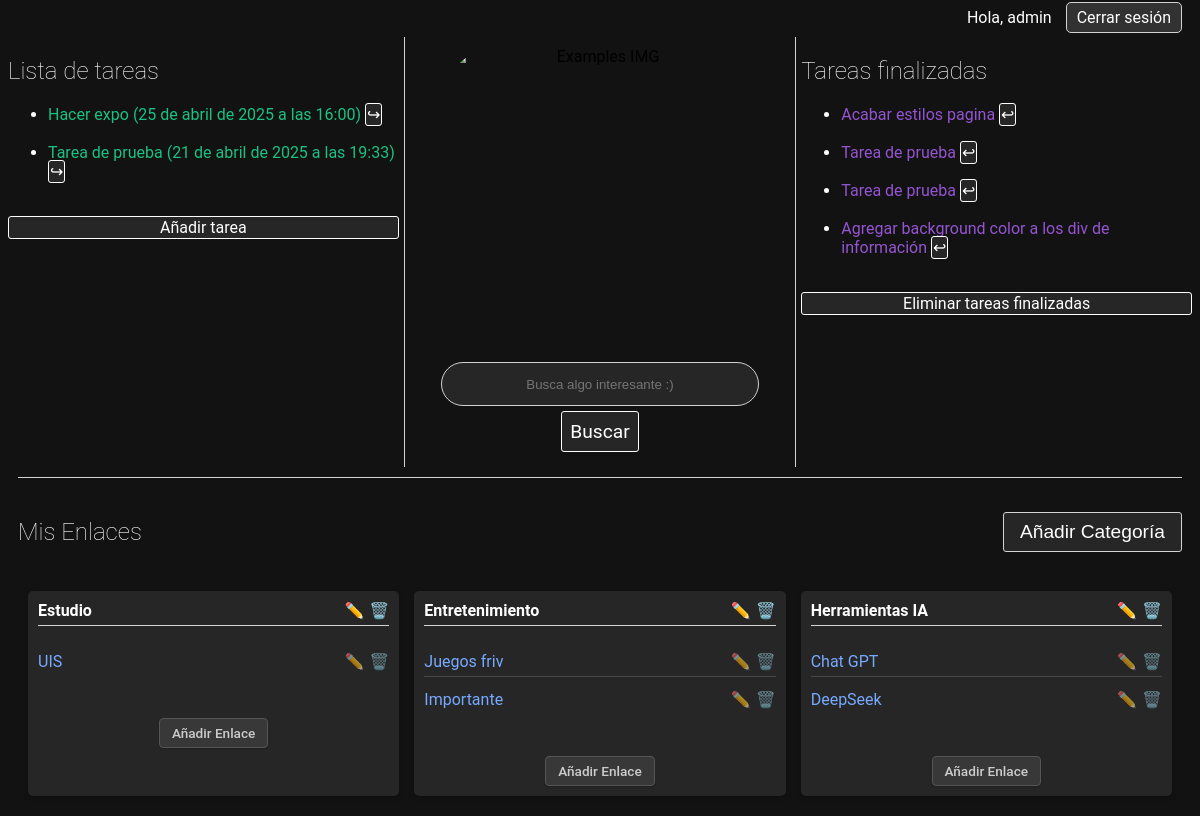
The app's page / (signed in), older data.
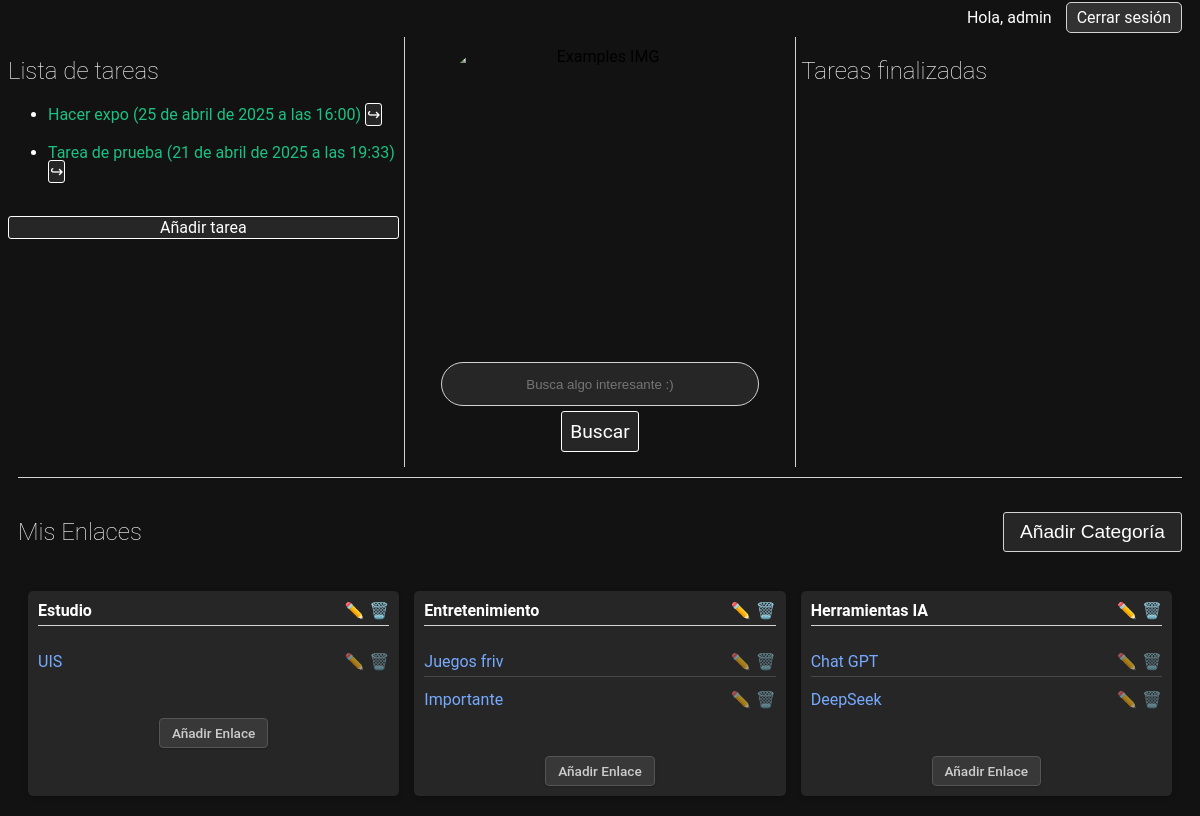
The same page, newer data.
### task/models.py (models this page shows, shortened)
class Task(models.Model):
    title = models.CharField(max_length=70)
    user = models.ForeignKey(User, on_delete=models.CASCADE)
    description = models.TextField(blank=True)
    delivery_date = models.DateTimeField()
    finished = models.BooleanField(default=False)

class Category(models.Model):
    user = models.ForeignKey(User, on_delete=models.CASCADE, related_name='categories')
    name = models.CharField(max_length=100)
    class Meta:
        verbose_name_plural = "Categories"

class Link(models.Model):
    user_id = models.ForeignKey(User, on_delete=models.CASCADE, related_name='links')
    category = models.ForeignKey(Category, on_delete=models.SET_NULL, null=True, blank=True, related_name='links')
    name = models.CharField(max_length=200)
    content = models.TextField()

### task/views.py (the view)
# urls.py: path('', views.index, name="index"),
@login_required
def index(request):
    categories = Category.objects.filter(user=request.user)
    links = Link.objects.filter(user_id=request.user)
    tasks = Task.objects.filter(user_id=request.user, finished=False).order_by('-delivery_date')
    finished_tasks = Task.objects.filter(user_id=request.user, finished=True)
    return render(request, 'task/index.html', {
        'tasks' : tasks,
        'finished_tasks' : finished_tasks,
        'categories': categories,
        'links': links
    })

### task/templates/task/index.html (shortened to what this page needs)
{% load static %}
<!DOCTYPE html>
<html lang="en">
<head>
    <link rel="stylesheet" href="{% static 'task/CSS/index.css' %}">
</head>
<body>
    <div class="user-info">
        <span>Hola, {{ user.username }}</span>
        <a href="{% url 'logout' %}" class="logout-btn">Cerrar sesión</a>
    </div>
    <section id="OperationSection">
        <div id="TaskList" class="fade-in-left">
          <h1>Lista de tareas</h1>
            <ul>
              {% for task in tasks %}
                <li><a href="{% url 'read_task' task.id %}" class="task-li">{{ task.title }} ({{task.delivery_date}})</a> <a href="{% url 'finish_unfinish_task' task.id %}" class="task-btn-finish">  ↪︎ </a></li>
                <br>
              {% endfor %}
          </ul>
          <a href="{% url 'create_task' %}" class="task-btn-add">Añadir tarea</a>
          <br>
        </div>
        <div id="Browser" class="fade-in-down">
           <img id="BrowserIMG" src="{% static 'task/IMG/WhiteFlower.gif' %}" alt="Examples IMG">
           <input id="ShearchBox" placeholder="Busca algo interesante :)">
           <br>
           <a id="shearchButton" target="_blank">Buscar</a>
        </div>
        <div id="finished-tasks" class="fade-in-right">
          <h1>Tareas finalizadas</h1>
          <ul>
            {% for task in finished_tasks %}
              <li><a href="{% url 'read_task' task.id %}" class="task-li-finished">{{ task.title }} <a href="{% url 'finish_unfinish_task' task.id %}" class="task-btn-begin">↩︎</a></a></li>
              <br>
            {% endfor %}
          </ul>
          {% if finished_tasks %}
            <a href="{% url 'delete_finished_tasks' %}" class="taskfinished-btn-delete">Eliminar tareas finalizadas</a>
            <br>
          {% endif %}
          </div>
    </section>
    <nav id="HyperLinks" class="fade-in-down">
        <div class="links-header">
          <h2>Mis Enlaces</h2>
          <div class="links-actions">
            <button type="button" onclick="window.location.href='{% url 'add_category' %}'" class="btn-add-category">Añadir Categoría</button>
          </div>
        </div>
        <div class="categories-container">
            {% for category in categories %}
              <div class="category-card">
                <div class="category-title">
                  <span>{{ category.name }}</span>
                  <div class="category-actions" style="float: right; display: inline-flex; gap: 5px;">
                      <a href="{% url 'edit_category' category.id %}" title="Editar" style="color: #ffc107; text-decoration: none;">✏️</a>
                      <a href="{% url 'delete_category' category.id %}" title="Eliminar" style="color: #dc3545; text-decoration: none;">🗑️</a>
                  </div>
                </div><ul class="category-links">
                  {% for link in category.links.all %}
                    <li>
                      <div style="display: flex; justify-content: space-between; align-items: center;">
                        <a href="{{ link.content }}" target="_blank">{{ link.name }}</a>
                        <div class="link-actions" style="display: inline-flex; gap: 5px;">
                          <a href="{% url 'edit_link' link.id %}" title="Editar" style="color: #ffc107; text-decoration: none;">✏️</a>
                          <a href="{% url 'delete_link' link.id %}" title="Eliminar" style="color: #dc3545; text-decoration: none;">🗑️</a>
                        </div>
                      </div>
                    </li>
                  {% empty %}
                    <li style="color: #6c757d; font-style: italic;">No hay enlaces en esta categoría.</li>
                  {% endfor %}
                </ul>
                <div style="margin-top: 10px; text-align: center;">
                  <a href="{% url 'add_link' category.id %}" class="add-link-btn-small">Añadir Enlace</a>
                </div>
              </div>
            {% empty %}
              <p style="color: #6c757d;">Aún no has creado ninguna categoría.</p>
            {% endfor %}
          </div>
      </nav>
</body>
</html>

### task/static/task/CSS/index.css (style rules this page uses)
.fade-in-right { opacity: 0; transform: translateX(10px); animation: fadeIn 1s ease-out forwards; }
.fade-in-left { opacity: 0; transform: translateX(-10px); animation: fadeIn 1s ease-out forwards; }
.fade-in-down { opacity: 0; transform: translateY(-10px); animation: fadeIn 1s ease-out forwards; }
h1, h2 { color: white; font-weight: 100 }
body { background-color: rgb(18, 18, 18); font-family: 'Roboto', sans-serif; font-weight: 400; }
#OperationSection { display: flex; flex-direction: row; justify-content: space-between; align-items: flex-start; }
#OperationSection > div { width: 33%; height: 430px; margin-top: 10px; overflow-y: auto; scrollbar-color: #9f9f9f #121212 ; }
a { text-decoration: none; }
#TaskList ul, #finished-tasks ul { color: white; }
.task-li { color: #1bc184; }
.task-btn-finish, .task-btn-begin { background-color: rgb(38, 38, 38); color: white; border: 1px solid white; border-radius: 3px; padding: 1px; }
.task-btn-add, .taskfinished-btn-delete { display: block; background-color: rgb(38, 38, 38); color: white; border: 1px solid white; border-radius: 3px; padding: 1px; text-align: center; margin: auto; }
#Browser { border-left: 1px solid rgb(211, 211, 211); border-right: 1px solid rgb(211, 211, 211); text-align: center; }
#BrowserIMG { border-radius: 50px; display: block; margin: auto; padding: 10px; width: 300px; height: 300px; }
#ShearchBox { background-color: rgb(38, 38, 38); border-radius: 50px; border: 1px solid rgb(211, 211, 211); height: 40px; width: 80%; margin: 5px; text-align: center; color: white; }
#shearchButton { display: block; background-color: rgb(38, 38, 38); color: white; border: 1px solid white; border-radius: 3px; padding: 8px; font-size: larger; width: 60px; margin: auto; text-decoration: none; }
.user-info { color: white; text-align: right; }
.logout-btn { background-color: rgb(50, 50, 50); color: white; border: 1px solid rgb(211, 211, 211); border-radius: 5px; padding: 5px 10px; text-decoration: none; transition: background-color 0.3s; margin: 10px; }
.links-header { display: flex; justify-content: space-between; align-items: center; margin-bottom: 15px; }
.links-actions { display: flex; gap: 10px; }
#HyperLinks { margin: 10px; width: calc(100% - 20px); height: auto; border-top: 1px solid rgb(211, 211, 211); color: white; padding-top: 20px; box-sizing: border-box; overflow: hidden; }
.category-card { background-color: rgb(38, 38, 38); border-radius: 5px; padding: 15px; box-sizing: border-box; width: 100%; display: flex; flex-direction: column; min-height: 150px; max-width: 100%; box-shadow: 0 2px 5px rgba(0, 0, 0, 0.2); transition: all 0.2s ease; margin-bottom: 0 !important; }
.category-card { background-color: rgb(38, 38, 38); border-radius: 5px; padding: 10px; min-width: 150px; }
.category-title { font-weight: bold; margin-bottom: 5px; padding-bottom: 5px; border-bottom: 1px solid rgb(211, 211, 211); }
.category-links { list-style-type: none; padding: 0; }
.category-links li { margin-bottom: 8px; padding: 5px 0; border-bottom: 1px solid rgba(211, 211, 211, 0.2); }
.category-links li:last-child { border-bottom: none; }
.link-actions { opacity: 0.6; transition: opacity 0.2s ease; }
.category-links a { color: #7af; text-decoration: none; }
.btn-add-category { display: inline-block; color: white; background-color: rgb(38, 38, 38); border-radius: 3px; padding: 8px 16px; border: 1px solid rgb(211, 211, 211); font-size: larger; cursor: pointer; text-decoration: none; transition: color 0.3s; }
.add-link-btn-small { display: inline-block; padding: 6px 12px; margin-top: 8px; font-size: 0.85rem; font-weight: 500; color: #ccc; background-color: #383838; border: 1px solid #555; border-radius: 4px; text-decoration: none; text-align: center; cursor: pointer; transition: all 0.2s ease-in-out; box-shadow: 0 1px 2px rgba(0, 0, 0, 0.2); }
.categories-container { display: grid; grid-template-columns: repeat(3, 1fr); gap: 15px; width: 100%; max-width: 100%; margin: 0 auto; box-sizing: border-box; padding: 10px; }

Row changes from the older to the newer data that the page shows:
removed Task: title "Acabar estilos pagina", shown under "Tareas finalizadas"
removed Task: title "Tarea de prueba", shown under "Tareas finalizadas"
removed Task: title "Tarea de prueba", shown under "Tareas finalizadas"
removed Task: title "Agregar background color a los div de información", shown under "Tareas finalizadas"
Text that changed along with them:
text no longer shown: "Eliminar tareas finalizadas"
